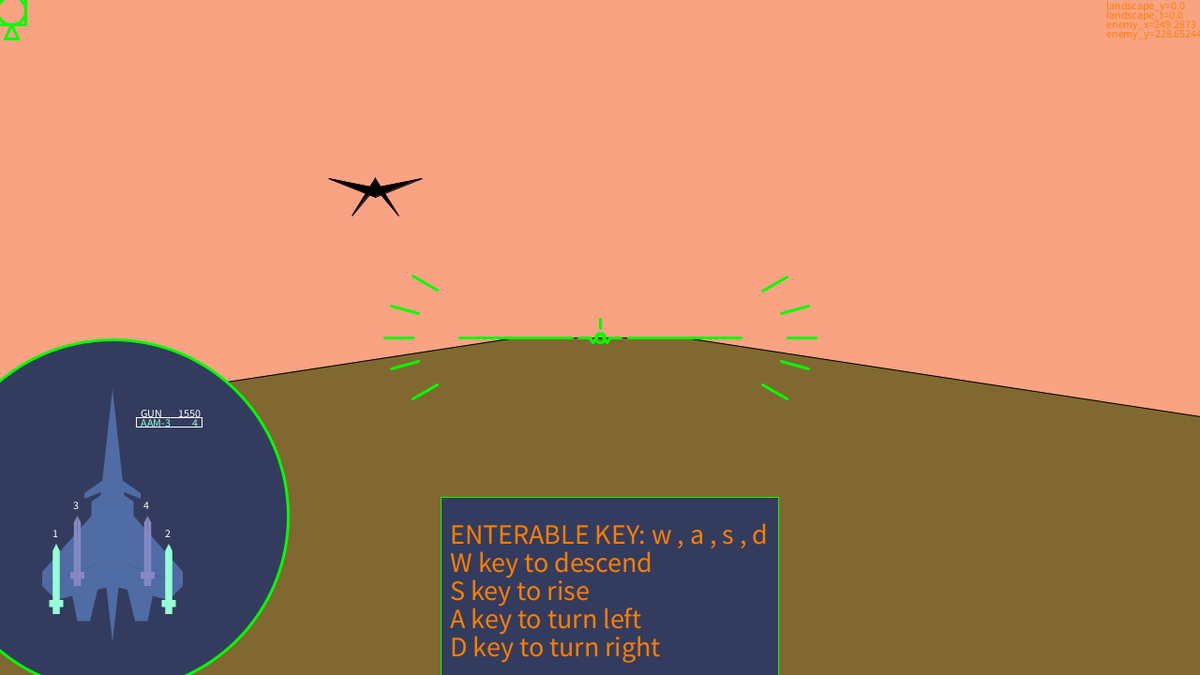
Frame 1 (no input)
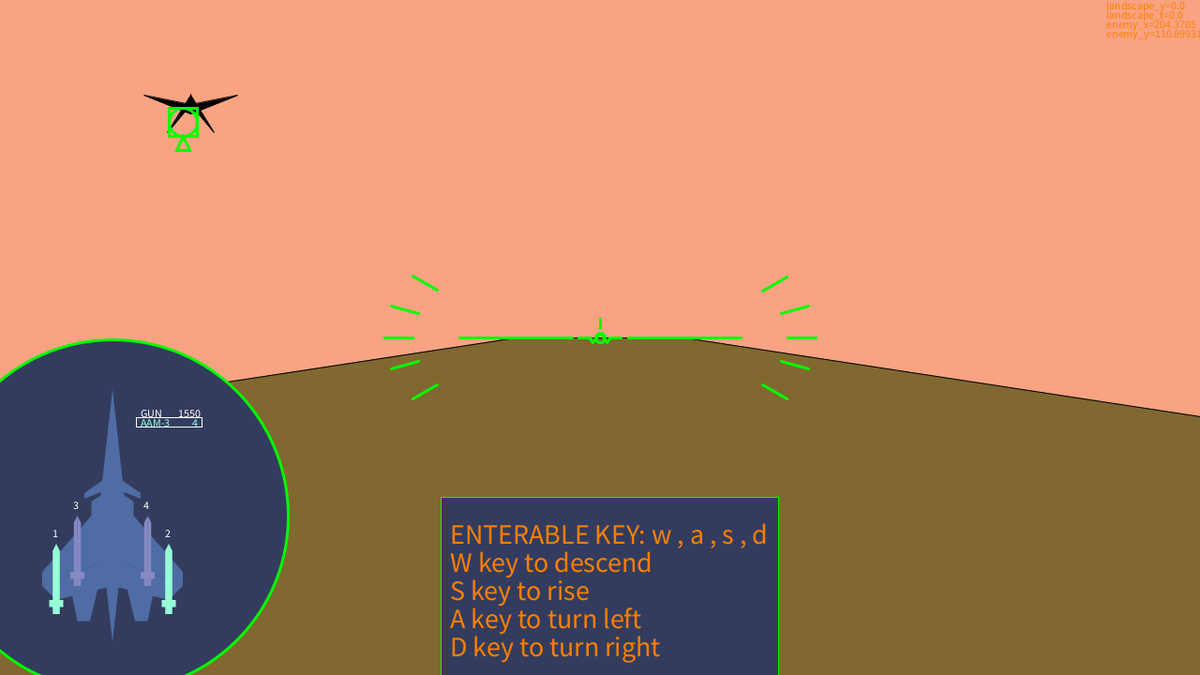
Frame 60 (the mouse pressed at the canvas centre just before this capture)
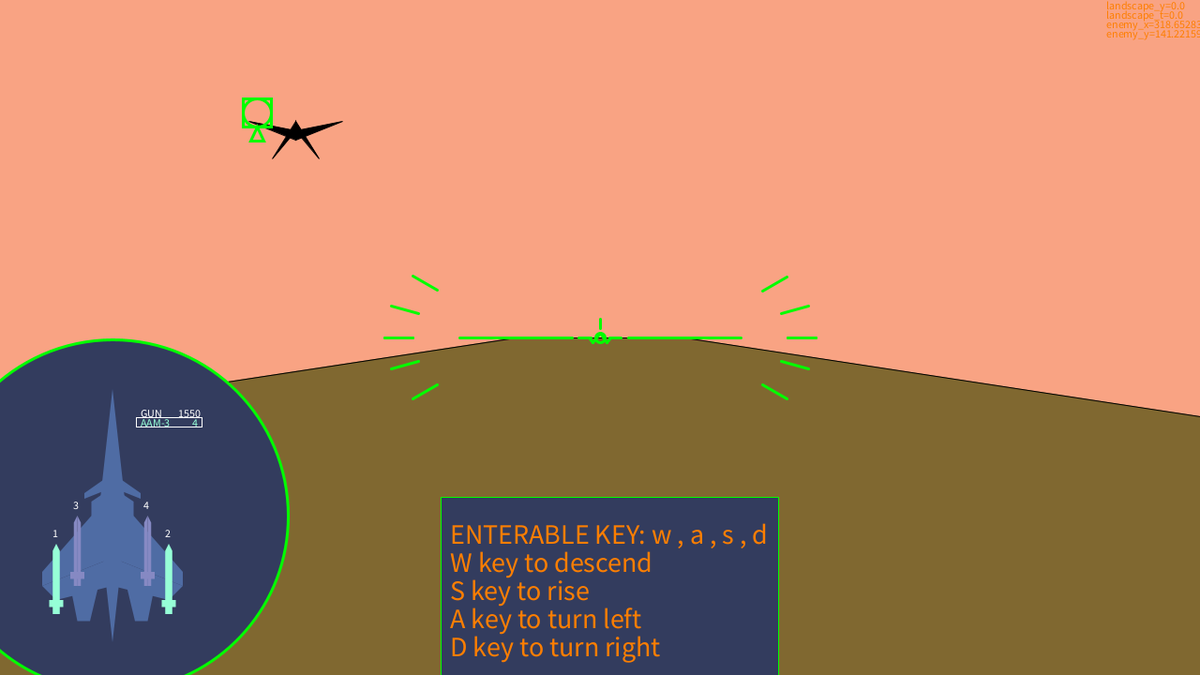
Frame 120 (the mouse held since frame 60 and released just before this capture)

The Processing sketch that drew these frames (run headless with seeded random() and noise(); from frame 60 on, the mouse is pressed at the canvas centre):

// Processing sketch: flight_simulator
// ── flight_simulator.pde
void setup() {
  size(1280,720);
}

// 敵機変数
float enemy_theta=3*PI/10;
float enemy_xc=400;
float enemy_yc=200;
float enemy_x=enemy_xc;
float enemy_y=enemy_yc;
float enemy_R=100;

// ターゲットシンボル変数
float target_symbol_x; 
float target_symbol_y; 
float target_symbol_easing = 0.05;

// 操作系変数
int console_rate = 1;
int yaw = 0;
int pitch = 0;

// HUD変数
float HUD_t = 0;

// 景観変数
float landscape_y = 0;
float landscape_t = 0;

// FPM変数
float FPM_x = 640;
float FPM_y = 360;
float FPM_easing = 0.02;
float FPM_p = 360;

// FFR_31変数
int FFR_31_x = 120;
int FFR_31_y = 550;
int FFR_31_s = 15;

void draw(){
  background(249,163,131);
  fill(0);

  // 景観描画
  landscape(landscape_y, 90, 5000, 750, landscape_t);
  landscape_y = landscape_y - pitch;
  landscape_t = landscape_t + yaw*PI/1200;

  // 敵機描画
  enemy(enemy_x,enemy_y,50);
  enemy_theta = enemy_theta + PI/400;
  enemy_x = enemy_xc+2*enemy_R*cos(2*enemy_theta+PI/6);
  enemy_y = enemy_yc+enemy_R*sin(3*enemy_theta);
  enemy_yc = enemy_yc +pitch;
  enemy_xc = enemy_xc + yaw/5;

  // HUD描画
  HUD(200,100,30,HUD_t);
  HUD_t = HUD_t + yaw*PI/1200;

  // Attitude Indicator描画
  AI(5);

  // ターゲットシンボル描画
  float target_symbol_dx = enemy_x - target_symbol_x;
  if(abs(target_symbol_dx) > 1) { 
    target_symbol_x = target_symbol_x + target_symbol_dx * target_symbol_easing;
  }
  float target_symbol_dy = enemy_y - target_symbol_y;
  if(abs(target_symbol_dy) > 1) {
    target_symbol_y = target_symbol_y + target_symbol_dy * target_symbol_easing;
  }
  target_symbol(target_symbol_x, target_symbol_y,15);

  // FPM描画
  float FPM_dy = FPM_p - FPM_y;
  if(abs(FPM_dy) > 1) { 
    FPM_y = FPM_y + FPM_dy * FPM_easing;
  }
  FPM(FPM_x, FPM_y, 10);
  FPM_p = FPM_p + pitch;

  // FFR_31_スーパーシルフ描画
  fill(51, 60, 94);
  ellipse(FFR_31_x, FFR_31_y, 25*FFR_31_s, 25*FFR_31_s);
  FFR_31(FFR_31_x, FFR_31_y, FFR_31_s);
  fill(150, 255, 215);
  AAM_3(FFR_31_x-4*FFR_31_s, FFR_31_y+7*FFR_31_s, FFR_31_s, "1"); // 1
  fill(150, 255, 215);
  AAM_3(FFR_31_x+4*FFR_31_s, FFR_31_y+7*FFR_31_s, FFR_31_s, "2"); // 2
  fill(134, 137, 195);
  AAM_3(FFR_31_x-2.5*FFR_31_s, FFR_31_y+5*FFR_31_s ,FFR_31_s , "3"); // 3
  fill(134, 137, 195);
  AAM_3(FFR_31_x+2.5*FFR_31_s, FFR_31_y+5*FFR_31_s ,FFR_31_s , "4"); // 4
  weapon(FFR_31_x+2*FFR_31_s, FFR_31_y-7*FFR_31_s);

  // 使い方描画
  // how_to(860,540);
  how_to(480,580);

  // フィードバック
  textSize(12);
  text("landscape_y="+landscape_y,width-100,10);
  text("landscape_t="+landscape_t,width-100,20);
  text("enemy_x="+enemy_x,width-100,30);
  text("enemy_y="+enemy_y,width-100,40);

  // if (landscape_y > 275 || landscape_y < -275) {
  //   textSize(35);
  //   text ("CRASH!", width/2-50, height/2);  
  // }


}

// 敵機
void enemy(float x, float y, int s) {
  fill(0);
  stroke(0);
  triangle(x, y, x, y+s/5, x-s, y-s/5);
  triangle(x, y, x, y+s/5, x+s, y-s/5);
  triangle(x, y, x, y-s/5, x-s/2, y+3*s/5);
  triangle(x, y, x, y-s/5, x+s/2, y+3*s/5);
}

// ターゲットシンボル
void target_symbol (float x, float y, int r) {
  noFill();
  ellipse(x, y, 2*r, 2*r);
  rect(x-r, y-r, 2*r, 2*r);
  triangle(x, y+r, x+r/2, y+((1+3^(1/2))*r)/2, x-r/2, y+((1+3^(1/2))*r)/2);
}

// HUD
void HUD (int HUD_a, int HUD_b, float HUD_l, float HUD_t) {
  int HUD_xc = width/2; 
  int HUD_yc = height/2;
  float HUD_theta;
  for (int i = 0; i <= 2; i += 1) {
    stroke(0, 255, 0);
    strokeWeight(3);
    HUD_theta = PI*i/12;
    line(HUD_xc+(HUD_a*cos(HUD_theta))*cos(HUD_t)-(HUD_b*sin(HUD_theta))*sin(HUD_t), HUD_yc+(HUD_a*cos(HUD_theta))*sin(HUD_t)+(HUD_b*sin(HUD_theta))*cos(HUD_t), HUD_xc+((HUD_a+HUD_l)*cos(HUD_theta))*cos(HUD_t)-((HUD_b+HUD_l)*sin(HUD_theta))*sin(HUD_t), HUD_yc+((HUD_a+HUD_l)*cos(HUD_theta))*sin(HUD_t)+((HUD_b+HUD_l)*sin(HUD_theta))*cos(HUD_t));
    line(HUD_xc+(HUD_a*cos(-HUD_theta))*cos(HUD_t)-(HUD_b*sin(-HUD_theta))*sin(HUD_t), HUD_yc+(HUD_a*cos(-HUD_theta))*sin(HUD_t)+(HUD_b*sin(-HUD_theta))*cos(HUD_t), HUD_xc+((HUD_a+HUD_l)*cos(-HUD_theta))*cos(HUD_t)-((HUD_b+HUD_l)*sin(-HUD_theta))*sin(HUD_t), HUD_yc+((HUD_a+HUD_l)*cos(-HUD_theta))*sin(HUD_t)+((HUD_b+HUD_l)*sin(-HUD_theta))*cos(HUD_t));
    line(HUD_xc+(HUD_a*cos(HUD_theta+PI))*cos(HUD_t)-(HUD_b*sin(HUD_theta+PI))*sin(HUD_t), HUD_yc+(HUD_a*cos(HUD_theta+PI))*sin(HUD_t)+(HUD_b*sin(HUD_theta+PI))*cos(HUD_t), HUD_xc+((HUD_a+HUD_l)*cos(HUD_theta+PI))*cos(HUD_t)-((HUD_b+HUD_l)*sin(HUD_theta+PI))*sin(HUD_t), HUD_yc+((HUD_a+HUD_l)*cos(HUD_theta+PI))*sin(HUD_t)+((HUD_b+HUD_l)*sin(HUD_theta+PI))*cos(HUD_t));
    line(HUD_xc+(HUD_a*cos(-HUD_theta+PI))*cos(HUD_t)-(HUD_b*sin(-HUD_theta+PI))*sin(HUD_t), HUD_yc+(HUD_a*cos(-HUD_theta+PI))*sin(HUD_t)+(HUD_b*sin(-HUD_theta+PI))*cos(HUD_t), HUD_xc+((HUD_a+HUD_l)*cos(-HUD_theta+PI))*cos(HUD_t)-((HUD_b+HUD_l)*sin(-HUD_theta+PI))*sin(HUD_t), HUD_yc+((HUD_a+HUD_l)*cos(-HUD_theta+PI))*sin(HUD_t)+((HUD_b+HUD_l)*sin(-HUD_theta+PI))*cos(HUD_t));
  }
  line(HUD_xc+HUD_l*cos(HUD_t), HUD_yc+HUD_l*sin(HUD_t), HUD_xc+5*HUD_l*cos(HUD_t), HUD_yc+5*HUD_l*sin(HUD_t));
  line(HUD_xc-HUD_l*cos(HUD_t), HUD_yc-HUD_l*sin(HUD_t), HUD_xc-5*HUD_l*cos(HUD_t), HUD_yc-5*HUD_l*sin(HUD_t));
}

// AttitudeIndicator
void AI(float AI_r) {
  stroke(0, 255, 0);
  strokeWeight(3);
  line(width/2, height/2-AI_r, width/2+1.5*AI_r, height/2+AI_r);
  line(width/2, height/2-AI_r, width/2-1.5*AI_r, height/2+AI_r);
  line(width/2+1.5*AI_r, height/2+AI_r, width/2+2.25*AI_r, height/2);
  line(width/2-1.5*AI_r, height/2+AI_r, width/2-2.25*AI_r, height/2);
  line(width/2+2.25*AI_r, height/2, width/2+4.5*AI_r, height/2);
  line(width/2-2.25*AI_r, height/2, width/2-4.5*AI_r, height/2);
}

// 景観
void landscape(float y, float back, float front, float distance, float t) {
  fill (128,104,48);
  stroke(0,0,0);
  float xc = width/2;
  float yc = height/2;
  quad(xc+((-back)*cos(t)-y*sin(t)),yc+((-back)*sin(t)+y*cos(t)),xc+((-front)*cos(t)-distance*sin(t)),yc+((-front)*sin(t)+distance*cos(t)),xc+(front*cos(t)-distance*sin(t)),yc+(front*sin(t)+distance*cos(t)),xc+(back*cos(t)-y*sin(t)),yc+(back*sin(t)+y*cos(t)));
}

// FPM
void FPM(float xc, float yc, float r) {
  noFill();
  stroke(0, 255, 0);
  strokeWeight(3);
  ellipse(xc, yc, r, r);
  line(xc+r, yc, xc+2*r, yc);
  line(xc-r, yc, xc-2*r, yc);
  line(xc, yc-r, xc, yc-2*r);
}

// FFR_31_スーパーシルフ
void FFR_31(int x, int y, float s) {
  noStroke();
  fill(79,108,164);
  triangle(x, y, x+s, y, x, y-9*s);
  triangle(x, y, x-s, y, x, y-9*s);
  quad(x, y, x+1.5*s, y, x+1.5*s, y-s, x, y-2*s);
  quad(x, y, x-1.5*s, y, x-1.5*s, y-s, x, y-2*s);
  quad(x, y-3*s, x+2*s, y-1.6*s, x+2*s, y-1.2*s, x, y-2*s);
  quad(x, y-3*s, x-2*s, y-1.6*s, x-2*s, y-1.2*s, x, y-2*s);
  quad(x, y-1.7*s, x+5*s, y+4*s, x+5*s, y+5*s, x, y+3*s);
  quad(x, y-1.7*s, x-5*s, y+4*s, x-5*s, y+5*s, x, y+3*s);
  quad(x, y+3*s, x+5*s, y+5*s, x+4*s, y+6*s, x, y+5*s);
  quad(x, y+3*s, x-5*s, y+5*s, x-4*s, y+6*s, x, y+5*s);
  quad(x+3*s, y+5*s, x+2.5*s, y+7.5*s, x+1.6*s, y+7.5*s, x+s, y+5*s);
  quad(x-3*s, y+5*s, x-2.5*s, y+7.5*s, x-1.6*s, y+7.5*s, x-s, y+5*s);
  triangle(x, y, x+s, y, x, y+9*s);
  triangle(x, y, x-s, y, x, y+9*s);
}

// FFR_31_missile
void AAM_3(float x, float y, float s, String num){
  noStroke();
  quad(x, y, x, y-5*s, x+s/4, y-4.5*s, x+s/4, y);
  quad(x, y, x, y-5*s, x-s/4, y-4.5*s, x-s/4, y);
  quad(x-s/2, y-s, x+s/2, y-s, x+s/2, y-s/2, x-s/2, y-s/2);
  textSize(12);
  fill(255);
  text(num,x-4.5,y-5.5*s);
}

// FFR_31_武装
void weapon(int x, int y) {
  textSize(12);
  fill(255);
  text("GUN",x ,y);
  text("1550",x+40 ,y);
  fill(150, 255, 215);
  text("AAM-3",x ,y+10);
  text("4",x+55 ,y+10);
  noFill();
  stroke(255);
  strokeWeight(1);
  rect(x-5, y, 70, 10);
}

// 使い方
void how_to(int x, int y){
  noFill();
  stroke(0, 255, 0);
  fill(51, 60, 94);
  quad(x-10, y-50, x+350, y-50, x+350, y+140, x-10, y+140);

  fill (253, 126, 0);
  textSize(30);
  text("ENTERABLE KEY: w , a , s , d ",x ,y );
  text("W key to descend" ,x ,y+30 );
  text("S key to rise" ,x ,y+60 );
  text("A key to turn left" ,x ,y+90 );
  text("D key to turn right",x ,y+120 );
  textSize(12);
}

// 操作系
void keyPressed() {
  if (key == 'a') {
    yaw = yaw + console_rate;
  } else if (key == 'd') {
    yaw = yaw - console_rate;
  } else if (key == 'w') {
    pitch = pitch + console_rate;
  } else if (key == 's') {
    pitch = pitch - console_rate;
  }
}
